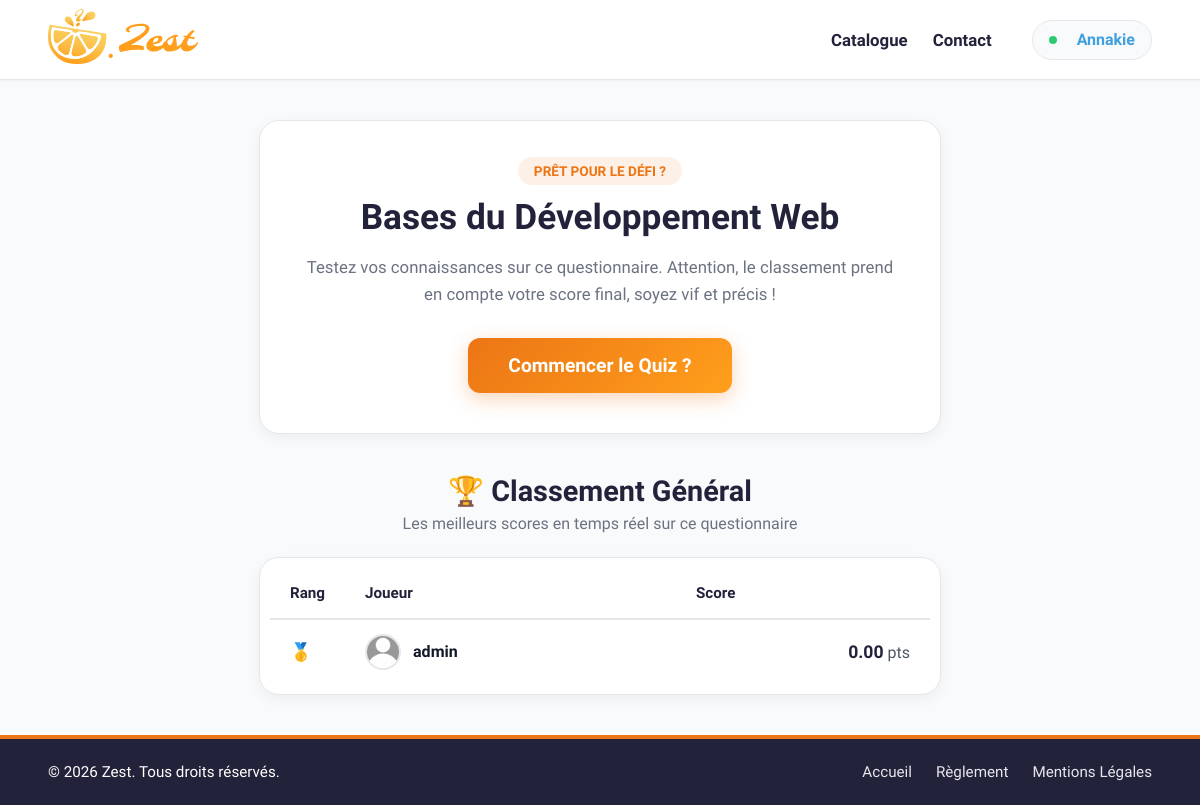
The page /quiz.php?quizId=1 (signed in) on the database its author committed.
### tables this page shows
CREATE TABLE `sae203_quiz` (
                               `id` int(11) NOT NULL AUTO_INCREMENT,
                               `name` varchar(100) NOT NULL,
                               `creator` int(11) NOT NULL,
                               PRIMARY KEY (`id`)
);

CREATE TABLE `sae203_resultat` (
                                   `user` int(11) NOT NULL,
                                   `quiz` int(11) NOT NULL,
                                   `score` int(11) NOT NULL,
                                   PRIMARY KEY (`user`,`quiz`),
                                   KEY `question_user` (`quiz`,`user`),
                                   CONSTRAINT `sae203_resultat_ibfk_2` FOREIGN KEY (`user`) REFERENCES `sae203_user` (`id`),
                                   CONSTRAINT `sae203_resultat_ibfk_3` FOREIGN KEY (`quiz`) REFERENCES `sae203_quiz` (`id`)
);

CREATE TABLE `sae203_user` (
                               `id` int(11) NOT NULL AUTO_INCREMENT,
                               `username` varchar(100) NOT NULL,
                               `email` varchar(255) NOT NULL,
                               `password` varchar(255) NOT NULL,
                               `profilepic` blob DEFAULT NULL,
                               `admin` tinyint(1) NOT NULL,
                               PRIMARY KEY (`id`)
);

### php/utils.php (called while the page is built, shortened)
<?php
function getPDOConnection()
{
    try {
        return new PDO(DB, USER, PWD);
    } catch (PDOException $e) {
        die ("Failed: " . $e);
    }
}
function getInfoDataBase($query)
{
    $conn = getPDOConnection();
    $res = $conn->query($query);
    $rows = $res->fetchAll();
    return $rows;
}

### quiz.php (the view, shortened to what this page needs)
<?php
require_once $_SERVER["DOCUMENT_ROOT"] . "/sae203/php/utils.php";
$quiz = isset($_GET['quizId']) ? (int)$_GET['quizId'] : 0;
$userId = isset($_SESSION['user']['id']) ? (int)$_SESSION['user']['id'] : null;
$query = "SELECT * FROM sae203_quiz WHERE id = $quiz";
$quizInfosResult = getInfoDataBase($query);
$quizInfos = $quizInfosResult[0];
$query = "SELECT COUNT(*) as nb_questions FROM sae203_question WHERE quiz = $quiz";
$countResult = getInfoDataBase($query);
$hasQuestions = ($countResult[0]['nb_questions'] > 0);
$queryScores = "SELECT r.*, u.username, u.profilepic
                FROM sae203_resultat r
                JOIN sae203_user u ON r.user = u.id
                WHERE r.quiz = $quiz
                ORDER BY r.score DESC";
$allScores = getInfoDataBase($queryScores);
$top10 = [];
$rank = 1;
foreach ($allScores as $scoreRow) {
    if ($rank <= 10) {
        $top10[] = [
                'rank' => $rank,
                'username' => $scoreRow['username'],
                'score' => $scoreRow['score'],
                'profilepic' => $scoreRow['profilepic']
        ];
    }
    $rank++;
}
?>
<!DOCTYPE html>
<html lang="fr">
<head>
    <?php require_once $_SERVER["DOCUMENT_ROOT"] . "/sae203/includes/load-css.php"; ?>
    <link rel="stylesheet" href="css/quiz.css">
</head>
<body>
<?php require_once $_SERVER["DOCUMENT_ROOT"] . "/sae203/includes/header.php"; ?>
<main class="quiz-preview-container">
    <section class="quiz-hero-card">
        <span class="badge">Prêt pour le défi ?</span>
        <h1><?= htmlspecialchars($quizInfos['name']) ?></h1>
        <p class="quiz-description">
            Testez vos connaissances sur ce questionnaire. Attention, le classement prend en compte votre score final, soyez vif et précis !
        </p>
        <div class="cta-zone">
            <?php if ($hasQuestions): ?>
                <a href="questions.php?quizId=<?= $quiz ?>" class="btn btn-start">Commencer le Quiz ?</a>
            <?php else: ?>
                <div class="alert-empty">⚠️ Aucune question n'est disponible pour ce quiz actuellement.</div>
            <?php endif; ?>
        </div>
    </section>
    <section class="leaderboard-section">
        <div class="section-title">
            <h2>🏆 Classement <span class="text-gradient">Général</span></h2>
            <p>Les meilleurs scores en temps réel sur ce questionnaire</p>
        </div>
        <div class="leaderboard-box">
            <?php if (!empty($top10)): ?>
                <table class="leaderboard-table">
                    <thead>
                    <tr>
                        <th>Rang</th>
                        <th>Joueur</th>
                        <th>Score</th>
                    </tr>
                    </thead>
                    <tbody>
                    <?php foreach ($top10 as $player):
                        $isMe = ($userId && isset($_SESSION['user']['username']) && $player['username'] === $_SESSION['user']['username']);
                        ?>
                        <tr class="<?= $isMe ? 'row-current-user' : '' ?>">
                            <td class="rank-cell">
                                <?php if ($player['rank'] == 1): ?> 🥇
                                <?php elseif ($player['rank'] == 2): ?> 🥈
                                <?php elseif ($player['rank'] == 3): ?> 🥉
                                <?php else: ?> <?= $player['rank'] ?>
                                <?php endif; ?>
                            </td>
                            <td class="player-cell">
                                <div class="player-info">
                                    <?php if (!empty($player['profilepic'])): ?>
                                        <img class="table-avatar" alt="Avatar">
                                    <?php else: ?>
                                        <img src="assets/defaultPP.jpg" class="table-avatar" alt="Avatar">
                                    <?php endif; ?>
                                    <span class="player-name"><?= htmlspecialchars($player['username']) ?><?= $isMe ? ' (Vous)' : '' ?></span>
                                </div>
                            </td>
                            <td class="score-cell"><strong><?= number_format($player['score'], 2) ?></strong> pts</td>
                        </tr>
                    <?php endforeach; ?>
                    </tbody>
                </table>
            <?php else: ?>
                <div class="empty-leaderboard">
                    ✨ Soyez le premier à participer pour ouvrir le classement de ce quiz !
                </div>
            <?php endif; ?>
        </div>
    </section>
</main>
<?php require_once $_SERVER["DOCUMENT_ROOT"] . "/sae203/includes/footer.php"; ?>
</body>
</html>

### css/style.css (style rules this page uses)
:root { --space-indigo: #22223B; --orange: #ec7515; --amber-glow: #FF9F1C; --mustard: #fad161; --light-blue: #8cd1ff; --blue-bell: #409fdd; --yale-blue: #124668; --black: #111827; --shadow: rgba(0, 0, 0, 0.05); --shadow-hover: rgba(0, 0, 0, 0.1); --light-grey: #e5e7eb; --bg: #f9fafb; --white: #fff; --error: #bd2f2f; --correct: #008000; }
body { background-color: var(--bg); color: var(--black); display: flex; flex-direction: column; min-height: 100vh; }

### css/quiz.css (style rules this page uses)
.quiz-preview-container { max-width: 800px; margin: 40px auto; padding: 0 20px; box-sizing: border-box; }
.leaderboard-box { background-color: var(--white); border: 1px solid var(--light-grey); border-radius: 20px; box-shadow: 0 4px 15px var(--shadow); overflow: hidden; padding: 10px; }
.rank-cell { font-weight: 700; font-size: 1.1rem; color: var(--space-indigo); width: 70px; }
.player-info { display: flex; align-items: center; gap: 12px; }
.table-avatar { width: 36px; height: 36px; border-radius: 50%; object-fit: cover; border: 2px solid var(--light-grey); }
.player-name { font-weight: 600; color: var(--black); }

### rows shown on the page
sae203_quiz: name "Bases du Développement Web"
sae203_resultat: user.username "admin", score "0.00"

### other values the page prints
$ernest "Annakie"
